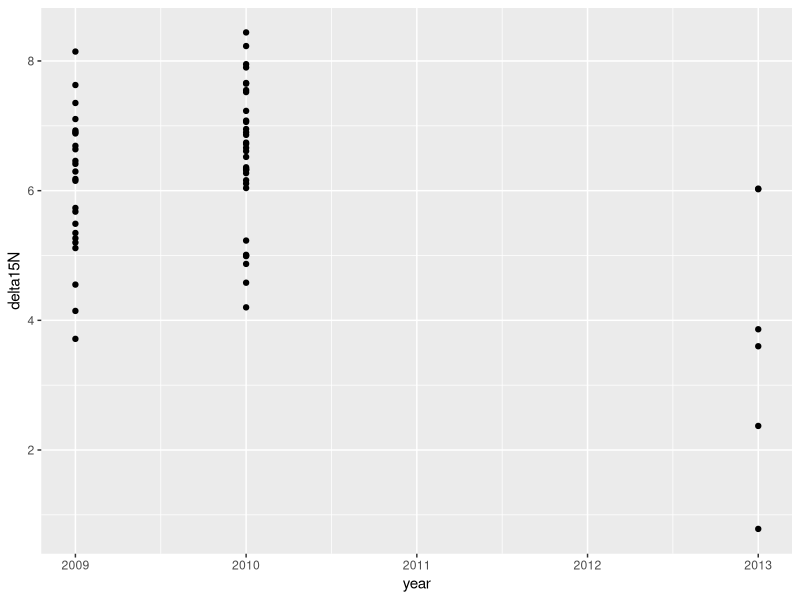
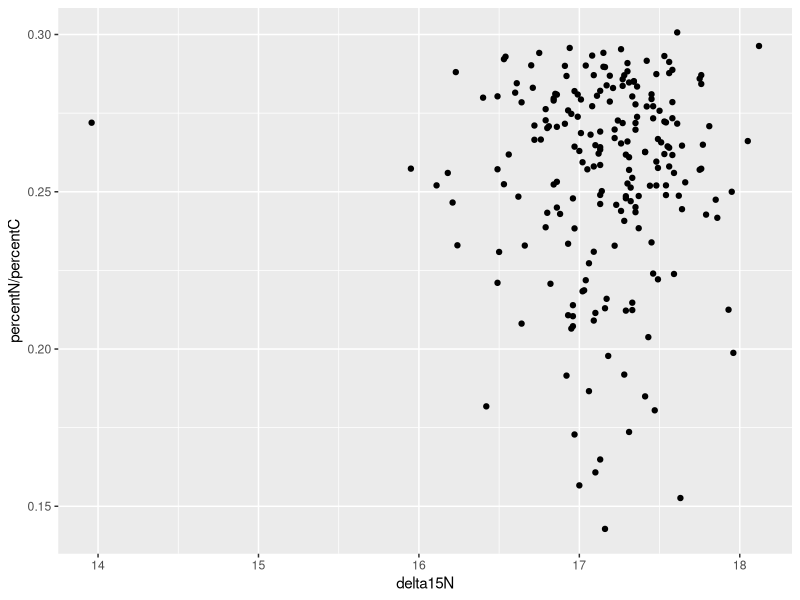
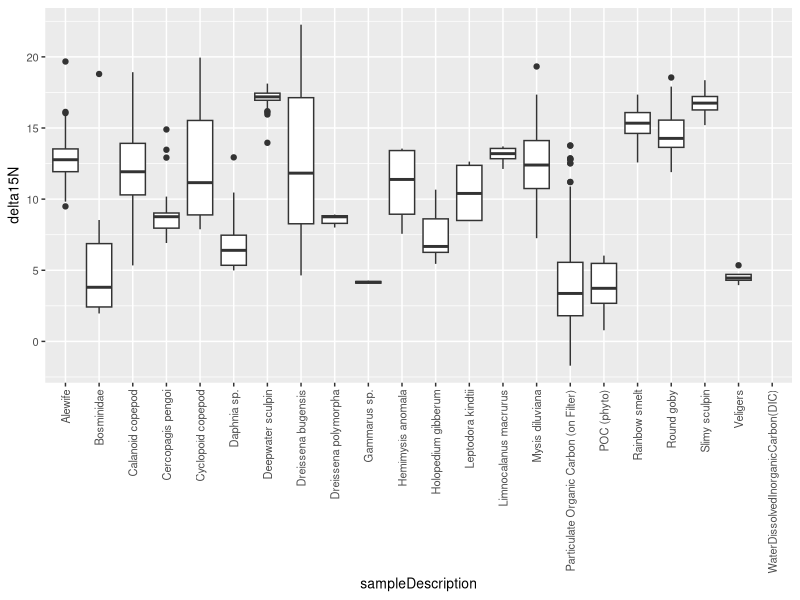
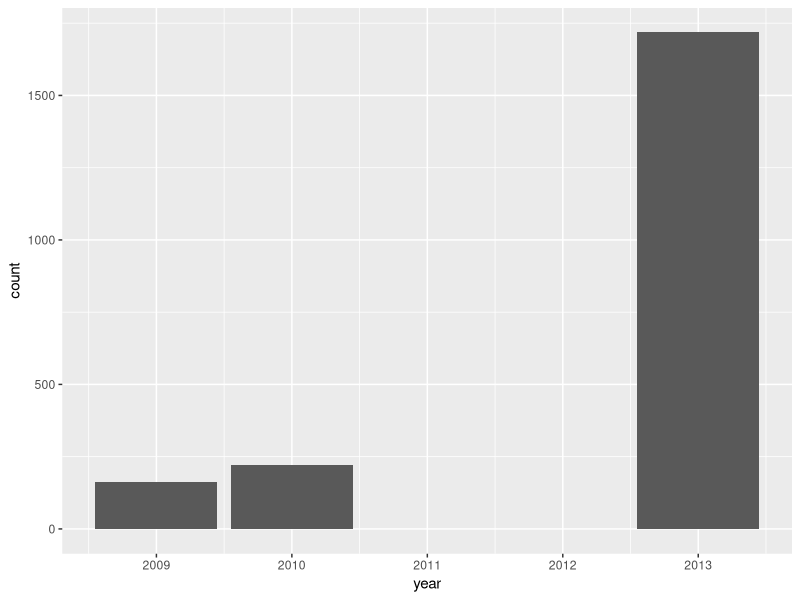
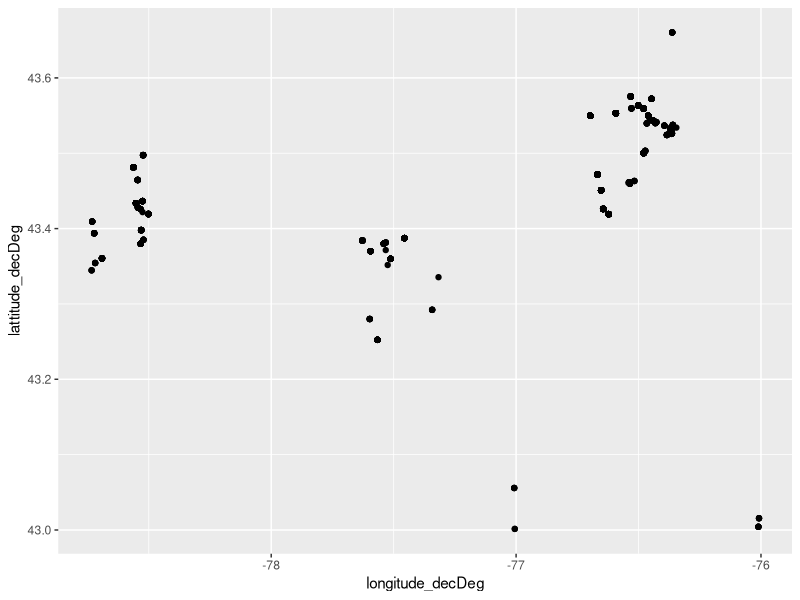
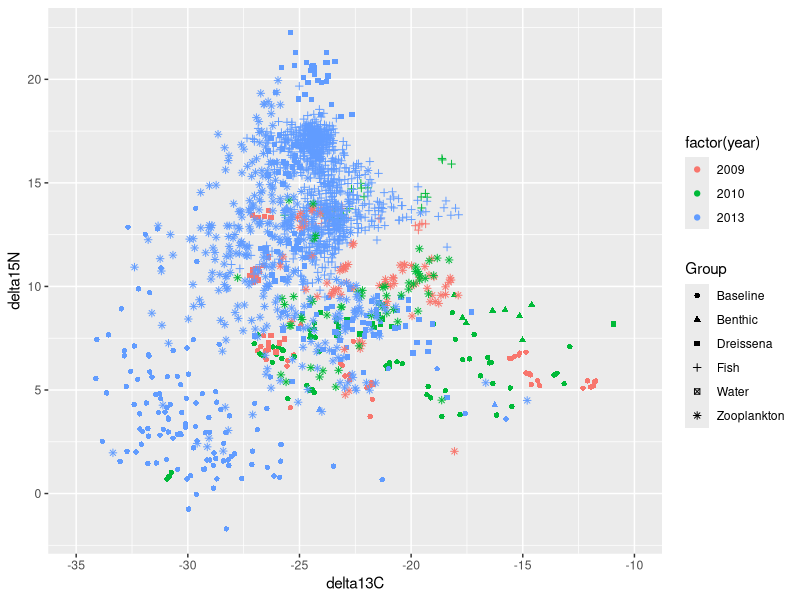
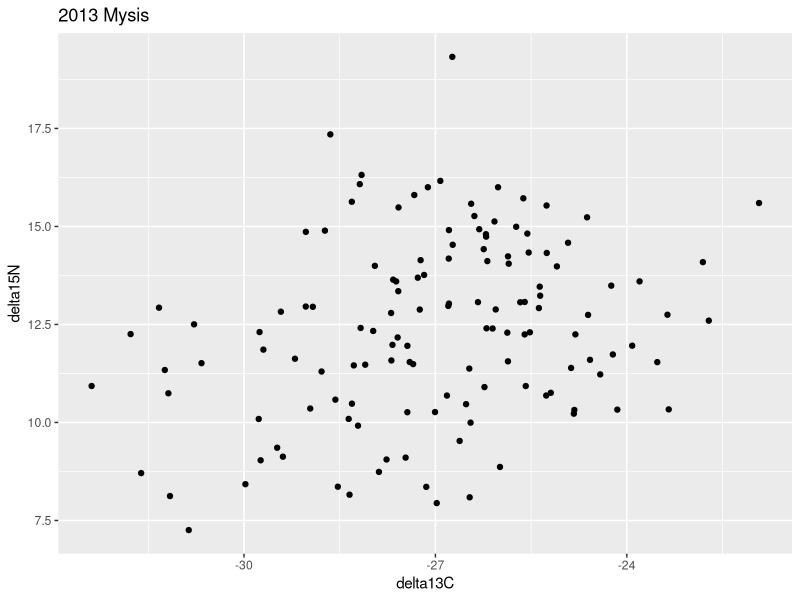
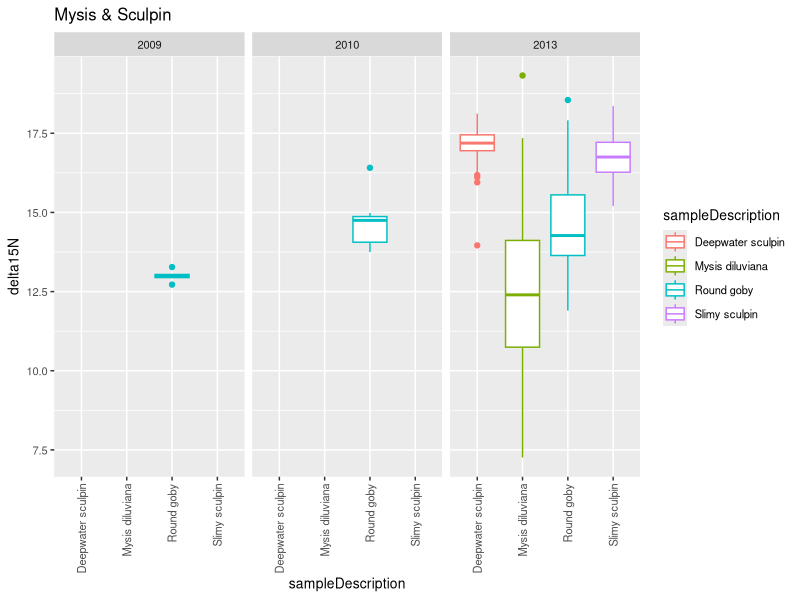

Source code (R) for these figures, in order:
## ---- chunk 1
knitr::opts_chunk$set(echo = TRUE, warning = FALSE)
## ---- chunk 2
library(tidyverse)

##### Import data and cut out empty rows
# setwd("C:/Users/kcn33/Box/Summer 2022")
# data = data.frame(read.csv("USGS_LOBS_StableIsotopeData_20210113.csv"))
# data
# toDelete <- seq(0, nrow(data), 2)
# data = data[ toDelete ,]
# # data
# data$Group = NA
# setwd("C:/Users/kcn33/Box/Ontario Isotopes")
# write.csv(data, file = "LOBS Isotope Dataset 20210113.csv")

setwd("C:/Users/kcn33/Box/Ontario Isotopes")
data = read.csv(file = "LOBS Isotope Dataset 20210113.csv")
data$X = data$X/2

summary(data)
head(data)
unique(data$sampleDescription)

mysids = data[data$sampleDescription == "Mysis diluviana",]
mysids

mysis_CxN_plot = ggplot(mysids, aes(x = delta13C, y = delta15N)) +
  geom_point()




ggplot(data[data$sampleDescription == "POC (phyto)", ], aes(x = year, y = delta15N ))+
  geom_point()

ggplot(data[data$sampleDescription == "Deepwater sculpin", ], aes(x = delta15N, y = percentN/percentC ))+
  geom_point()


data %>%  
 # filter(sampleDescription == "Mysis diluviana" |
 #           sampleDescription == "Deepwater sculpin" |
 #           sampleDescription == "Calanoid copepod" |
 #           sampleDescription == "Cyclopoid copepod" |
 #           sampleDescription == "POC (phyto)") %>% 
  filter(year == 2013) %>%
  group_by(sampleDescription) %>% 
  #summarize(total_cases = sum(cases)) %>% 
  ggplot(aes(x = sampleDescription, y = delta15N)) +
  geom_boxplot()+
  theme(axis.text.x=element_text(angle=90, hjust=1, vjust=0.5),
        text=element_text(size=10))

#### Mysis and sculpin/goby
mys_sculp = 
  data %>%  
  filter(sampleDescription == "Mysis diluviana" | 
           sampleDescription == "Deepwater sculpin" |
           sampleDescription == "Slimy sculpin" |
           sampleDescription == "Round goby") %>%
  group_by(sampleDescription) %>% 
  #summarize(total_cases = sum(cases)) %>% 
  ggplot(aes(x = sampleDescription, y = delta15N, group = sampleDescription, color = sampleDescription)) +
  geom_boxplot()+
  theme(axis.text.x=element_text(angle=90, hjust=1, vjust=0.5),
        text=element_text(size=10))+
  facet_grid(cols = vars(year))

##### Dreissena and goby
dreissena_goby = 
  data %>%  
  filter(Group == "Dreissena" |
           sampleDescription == "Round goby") %>%
  group_by(sampleDescription) %>% 
  #summarize(total_cases = sum(cases)) %>% 
  ggplot(aes(x = sampleDescription, y = delta13C, group = sampleDescription, color = sampleDescription)) +
  geom_boxplot()+
  theme(axis.text.x=element_text(angle=90, hjust=1, vjust=0.5),
        text=element_text(size=10))+
  facet_grid(cols = vars(year))


zoops = data %>% 
  filter(Group == "Zooplankton") %>%
  as.data.frame()

zooptopes = 
  ggplot(zoops, aes(delta13C, delta15N, color = sampleDescription))+
  geom_point()

## ---- chunk 3
ggplot(data = data, aes(x=year))+
  geom_bar()

ggplot(data, aes(x=longitude_decDeg, y=lattitude_decDeg))+
  geom_point()


ggplot(data = data, aes(x=delta13C, y=delta15N))+
  geom_point(aes(color=factor(year), shape = Group))+xlim(-35,-10)
## ---- chunk 4
mysis_CxN_plot+
  ggtitle("2013 Mysis")

#ggplot(data=mysids, aes(x=percentC/percentN, y=delta13C))+
#  geom_point()

mys_sculp+ggtitle("Mysis & Sculpin")

zooptopes+ggtitle("zoops")

## ---- chunk 5
sculp13C = 
  data %>%  
  filter(sampleDescription == "Deepwater sculpin") %>%
  group_by(sampleDescription) %>% 
  #summarize(total_cases = sum(cases)) %>% 
  ggplot(aes(x = sampleDescription, y = delta15N, group = sampleDescription, color = sampleDescription)) +
  geom_boxplot()+
  theme(axis.text.x=element_text(angle=90, hjust=1, vjust=0.5),
        text=element_text(size=10))+
  facet_grid(cols = vars(year))
sculp13C

